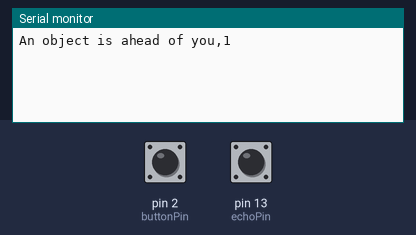
The sketch below on a simulated Arduino Uno, built with avr-gcc and run on an emulated ATmega328P. Parts: the last lines printed to the serial monitor. The inputs (shaded band) are chosen by the test bench; at power-on: pin 2 (buttonPin) HIGH, pin 13 (echoPin) LOW.

Above: at 1.2 s.
1.3 s: pin 2 (buttonPin) pulled LOW for 1 s
At 3.5 s:
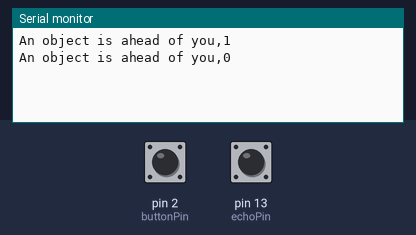
3.8 s: pin 2 (buttonPin) pulled LOW for 0.15 s
8.5 s: pin 13 (echoPin) pulsed HIGH 2 times (0.12 s each, 0.3 s apart)
At 9.6 s:
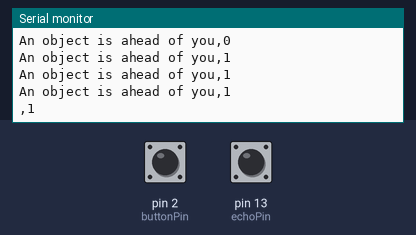

The sketch:

sensors.ino
```cpp
#define echoPin 13
#define trigPin 12
#define buttonPin 2
#define min 40

void setup() {
    pinMode(buttonPin, INPUT_PULLUP);

    pinMode(trigPin, OUTPUT);
    pinMode(echoPin, INPUT);

    Serial.begin(9600);
}

void loop() {
    String message = "";
    if (distance(echoPin, trigPin) <= min) {
        message += "An object is ahead of you";
    }

    if (digitalRead(buttonPin) == LOW) {
        message += ",0";
        delay(500);
    } else {
        message += ",1";
    }
    Serial.println(message);
    delay(200);
}

int distance(int echo, int trig) {
    digitalWrite(trig, LOW);
    delayMicroseconds(2);

    digitalWrite(trig, HIGH);
    delayMicroseconds(10);

    return pulseIn(echoPin, HIGH) * 0.0344 / 2;
}
```

Measured:
- after the input at 1.3 s, the serial monitor: prints a new line after 1.4 s (image 1)
- after the input at 8.5 s, the serial monitor: prints a new line after 0.12 s (image 2)
